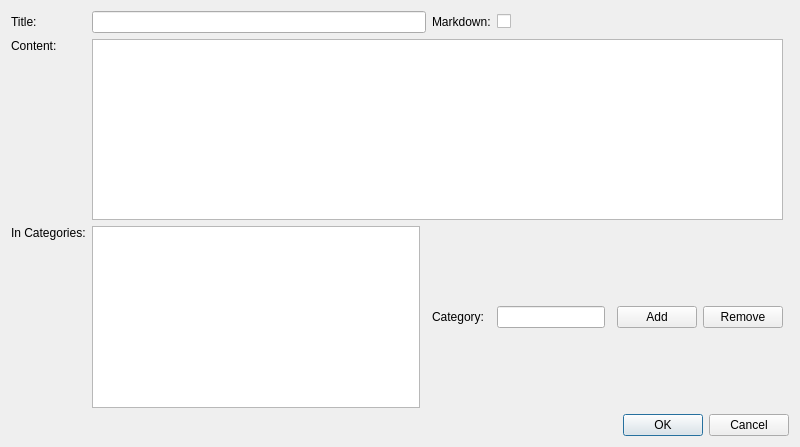
<?xml version="1.0" encoding="UTF-8"?>
<ui version="4.0">
 <class>Dialog</class>
 <widget class="QDialog" name="Dialog">
  <property name="geometry">
   <rect>
    <x>0</x>
    <y>0</y>
    <width>800</width>
    <height>447</height>
   </rect>
  </property>
  <property name="windowTitle">
   <string>Dialog</string>
  </property>
  <layout class="QGridLayout" name="gridLayout">
   <item row="2" column="3">
    <widget class="QLabel" name="label_5">
     <property name="enabled">
      <bool>true</bool>
     </property>
     <property name="text">
      <string>Category:</string>
     </property>
     <property name="textFormat">
      <enum>Qt::PlainText</enum>
     </property>
     <property name="alignment">
      <set>Qt::AlignLeading|Qt::AlignLeft|Qt::AlignVCenter</set>
     </property>
    </widget>
   </item>
   <item row="0" column="3">
    <widget class="QLabel" name="label_2">
     <property name="text">
      <string>Markdown:</string>
     </property>
    </widget>
   </item>
   <item row="0" column="0">
    <widget class="QLabel" name="label">
     <property name="text">
      <string>Title: </string>
     </property>
    </widget>
   </item>
   <item row="2" column="4" colspan="2">
    <widget class="QLineEdit" name="txtCategory">
     <property name="alignment">
      <set>Qt::AlignLeading|Qt::AlignLeft|Qt::AlignVCenter</set>
     </property>
     <property name="dragEnabled">
      <bool>false</bool>
     </property>
    </widget>
   </item>
   <item row="2" column="7">
    <widget class="QPushButton" name="pushButton">
     <property name="text">
      <string>Add</string>
     </property>
    </widget>
   </item>
   <item row="1" column="1" colspan="8">
    <widget class="QPlainTextEdit" name="txtContent"/>
   </item>
   <item row="2" column="0">
    <widget class="QLabel" name="label_4">
     <property name="text">
      <string>In Categories:</string>
     </property>
     <property name="alignment">
      <set>Qt::AlignLeading|Qt::AlignLeft|Qt::AlignTop</set>
     </property>
    </widget>
   </item>
   <item row="0" column="1" colspan="2">
    <widget class="QLineEdit" name="txtTitle">
     <property name="placeholderText">
      <string/>
     </property>
     <property name="cursorMoveStyle">
      <enum>Qt::VisualMoveStyle</enum>
     </property>
    </widget>
   </item>
   <item row="1" column="0">
    <widget class="QLabel" name="label_3">
     <property name="text">
      <string>Content:</string>
     </property>
     <property name="alignment">
      <set>Qt::AlignLeading|Qt::AlignLeft|Qt::AlignTop</set>
     </property>
    </widget>
   </item>
   <item row="2" column="8">
    <widget class="QPushButton" name="pushButton_2">
     <property name="text">
      <string>Remove</string>
     </property>
    </widget>
   </item>
   <item row="0" column="4">
    <widget class="QCheckBox" name="checkboxMd">
     <property name="text">
      <string/>
     </property>
    </widget>
   </item>
   <item row="3" column="6" colspan="4">
    <widget class="QDialogButtonBox" name="buttonBox">
     <property name="orientation">
      <enum>Qt::Horizontal</enum>
     </property>
     <property name="standardButtons">
      <set>QDialogButtonBox::Cancel|QDialogButtonBox::Ok</set>
     </property>
    </widget>
   </item>
   <item row="2" column="1">
    <widget class="QListWidget" name="categoriesList"/>
   </item>
  </layout>
 </widget>
 <resources/>
 <connections>
  <connection>
   <sender>buttonBox</sender>
   <signal>accepted()</signal>
   <receiver>Dialog</receiver>
   <slot>accept()</slot>
   <hints>
    <hint type="sourcelabel">
     <x>790</x>
     <y>437</y>
    </hint>
    <hint type="destinationlabel">
     <x>157</x>
     <y>274</y>
    </hint>
   </hints>
  </connection>
  <connection>
   <sender>buttonBox</sender>
   <signal>rejected()</signal>
   <receiver>Dialog</receiver>
   <slot>reject()</slot>
   <hints>
    <hint type="sourcelabel">
     <x>790</x>
     <y>437</y>
    </hint>
    <hint type="destinationlabel">
     <x>286</x>
     <y>274</y>
    </hint>
   </hints>
  </connection>
  <connection>
   <sender>pushButton</sender>
   <signal>clicked()</signal>
   <receiver>Dialog</receiver>
   <slot>addCategory()</slot>
   <hints>
    <hint type="sourcelabel">
     <x>657</x>
     <y>316</y>
    </hint>
    <hint type="destinationlabel">
     <x>582</x>
     <y>347</y>
    </hint>
   </hints>
  </connection>
  <connection>
   <sender>pushButton_2</sender>
   <signal>clicked()</signal>
   <receiver>Dialog</receiver>
   <slot>removeCategory()</slot>
   <hints>
    <hint type="sourcelabel">
     <x>752</x>
     <y>320</y>
    </hint>
    <hint type="destinationlabel">
     <x>631</x>
     <y>233</y>
    </hint>
   </hints>
  </connection>
  <connection>
   <sender>categoriesList</sender>
   <signal>clicked(QModelIndex)</signal>
   <receiver>Dialog</receiver>
   <slot>fillCategory()</slot>
   <hints>
    <hint type="sourcelabel">
     <x>244</x>
     <y>358</y>
    </hint>
    <hint type="destinationlabel">
     <x>311</x>
     <y>428</y>
    </hint>
   </hints>
  </connection>
 </connections>
 <slots>
  <slot>addCategory()</slot>
  <slot>removeCategory()</slot>
  <slot>fillCategory()</slot>
 </slots>
</ui>
